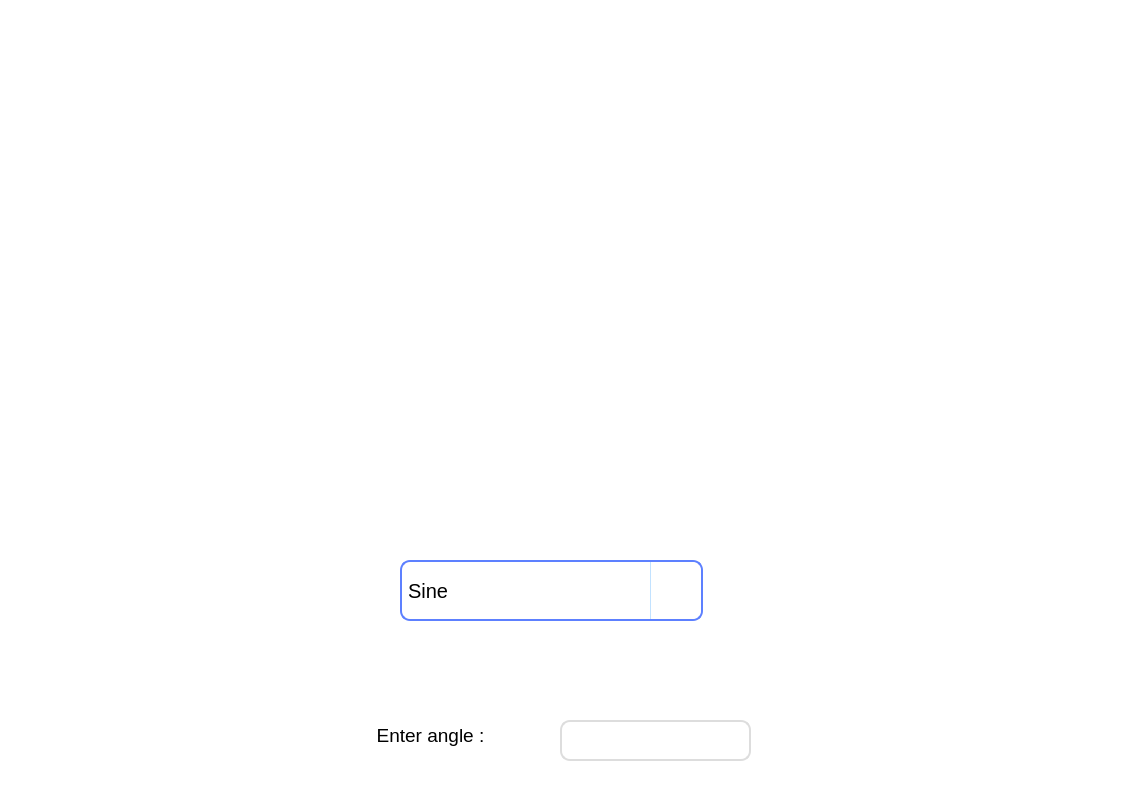
<?xml version="1.0" encoding="UTF-8"?>
<ui version="4.0">
 <class>MainWindow</class>
 <widget class="QMainWindow" name="MainWindow">
  <property name="geometry">
   <rect>
    <x>0</x>
    <y>0</y>
    <width>1126</width>
    <height>803</height>
   </rect>
  </property>
  <property name="windowTitle">
   <string>MainWindow</string>
  </property>
  <property name="styleSheet">
   <string notr="true">QMainWindow{
background:rgb(255, 255, 255);
}</string>
  </property>
  <widget class="QWidget" name="centralwidget">
   <widget class="QLabel" name="view_label">
    <property name="geometry">
     <rect>
      <x>10</x>
      <y>10</y>
      <width>1101</width>
      <height>511</height>
     </rect>
    </property>
    <property name="font">
     <font>
      <pointsize>20</pointsize>
     </font>
    </property>
    <property name="styleSheet">
     <string notr="true">QLabel{
color :rgb(255, 7, 65);
}</string>
    </property>
    <property name="text">
     <string/>
    </property>
    <property name="alignment">
     <set>Qt::AlignCenter</set>
    </property>
   </widget>
   <widget class="QComboBox" name="comboBox">
    <property name="geometry">
     <rect>
      <x>400</x>
      <y>560</y>
      <width>303</width>
      <height>61</height>
     </rect>
    </property>
    <property name="font">
     <font>
      <pointsize>-1</pointsize>
     </font>
    </property>
    <property name="layoutDirection">
     <enum>Qt::LeftToRight</enum>
    </property>
    <property name="autoFillBackground">
     <bool>false</bool>
    </property>
    <property name="styleSheet">
     <string notr="true">QComboBox {
    border: 2px solid rgb(93, 128, 255);
    border-radius: 10px;
    padding: 2px 6px;
    background-color: #FFFFFF;
    font-size: 20px;
    color: #000000;
}

QComboBox::drop-down {
    subcontrol-origin: padding;
    subcontrol-position: top right;
    width: 50px;
    border-left: 1px solid rgb(194, 226, 255);
    background-color: rgb(255, 255, 255);
	border-top-right-radius: 10px;
    border-bottom-right-radius: 10px;
}

QComboBox::down-arrow {
    image: url(&quot;C:/plotting/Icon/arrow.png&quot;);
    width: 40px;
    height: 40px;
}

QComboBox QAbstractItemView {
    border: 1px solid #A0A0A0;
    background-color: #FFFFFF;
    selection-background-color: #CCE5FF;
    selection-color: #000000;
    font-size: 20px;
    outline: 0;
	border-radius: 10px;
    background-clip: padding-box;
}</string>
    </property>
    <property name="editable">
     <bool>false</bool>
    </property>
    <property name="sizeAdjustPolicy">
     <enum>QComboBox::AdjustToContentsOnFirstShow</enum>
    </property>
    <property name="duplicatesEnabled">
     <bool>false</bool>
    </property>
    <item>
     <property name="text">
      <string>Sine</string>
     </property>
    </item>
    <item>
     <property name="text">
      <string>Cosine</string>
     </property>
    </item>
    <item>
     <property name="text">
      <string>Tangent</string>
     </property>
    </item>
    <item>
     <property name="text">
      <string>Cotangent</string>
     </property>
    </item>
   </widget>
   <widget class="QLabel" name="enter_label">
    <property name="geometry">
     <rect>
      <x>330</x>
      <y>700</y>
      <width>201</width>
      <height>71</height>
     </rect>
    </property>
    <property name="font">
     <font>
      <pointsize>14</pointsize>
     </font>
    </property>
    <property name="text">
     <string>Enter angle :</string>
    </property>
    <property name="alignment">
     <set>Qt::AlignCenter</set>
    </property>
   </widget>
   <widget class="QLineEdit" name="angle_lineEdit">
    <property name="geometry">
     <rect>
      <x>560</x>
      <y>720</y>
      <width>191</width>
      <height>41</height>
     </rect>
    </property>
    <property name="styleSheet">
     <string notr="true">QLineEdit{
	border :2px solid rgb(221, 221, 221);
	border-radius : 10px;
}</string>
    </property>
   </widget>
  </widget>
 </widget>
 <resources/>
 <connections/>
</ui>
